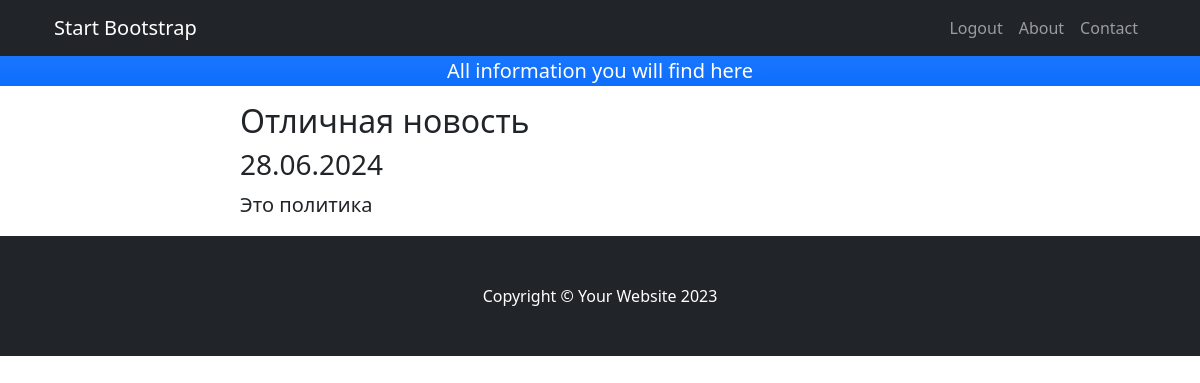
Screenshot of /news/1 with the database file from the repository.
### news/models.py (models this page shows, shortened)
class Post(models.Model):
    author = models.ForeignKey(Author, on_delete=models.CASCADE)
    post_kind = models.CharField(max_length=1, choices=KIND_DICT)
    created_at = models.DateTimeField(auto_now_add=True)
    category = models.ManyToManyField(Category, through="PostCategory")
    title = models.TextField()
    text = models.TextField()
    rating = models.IntegerField(default=0)

### news/views.py (the view)
# urls.py: path('<int:pk>', PostDetail.as_view()),
class PostDetail(DetailView):
    model = Post
    template_name = 'post.html'
    context_object_name = 'post'
    def get_object(self, *args, **kwargs):
        obj = cache.get(f'product-{self.kwargs["pk"]}', None)
        if not obj:
            obj = super().get_object(queryset=self.queryset)
            cache.set(f'product-{self.kwargs["pk"]}', obj)
        return obj

### news/templatetags/custom_filters.py (called while the page is built)
@register.filter()
def censor(value):
    result = []
    if value and isinstance(value, str):
        for word in value.split():
            if word[-1] in signs:
                result.append(word[0] + '*' * (len(word) - 2) + word[-1]) if word[:-1].lower() in words_to_change\
                    else result.append(word)
            elif word[0] in signs_2:
                result.append(word[0] + word[1] + ('*' * (len(word) - 3)) + word[-1]) if word[1:-1].lower() in words_to_change\
                    else result.append(word)
            else:
                result.append(word[0] + '*' * (len(word) - 1)) if word.lower() in words_to_change else result.append(word)
        return ' '.join(result)
    else:
        raise TypeError

### templates/post.html (shortened to what this page needs)
{% extends 'flatpages/default.html' %}
{% block load %}
    {% load static %}
    {% load custom_filters %}
    {% load cache %}
    <link href="{% static 'css/styles.css' %}" rel="stylesheet" />
{% endblock load %}
{% block content %}
    {% cache 300 nav_header %}
        <nav class="navbar navbar-expand-lg navbar-dark bg-dark fixed-top" id="mainNav">
            <div class="container px-4">
                <a class="navbar-brand" href="#page-top">Start Bootstrap</a>
                <div class="collapse navbar-collapse" id="navbarResponsive">
                    <ul class="navbar-nav ms-auto">
                        <li class="nav-item"><a class="nav-link" href="news/logout/">Logout</a></li>
                        <li class="nav-item"><a class="nav-link" href="#about">About</a></li>
                        <li class="nav-item"><a class="nav-link" href="#contact">Contact</a></li>
                    </ul>
                </div>
            </div>
        </nav>
        <header class="bg-primary bg-gradient text-white">
            <div class="container px-4 text-center">
                <h1 class="fw-bolder">Welcome Post information</h1>
                <p class="lead">All information you will find here</p>
            </div>
        </header>
    {% endcache %}
        <section id="about">
            {% if post %}
                <div class="container px-4">
                    <div class="row gx-4 justify-content-center">
                        <div class="col-lg-8">
                            <h2>{{ post.title|censor }}</h2>
                            <h3>{{ post.created_at|date:'d.m.Y'  }}</h3>
                            <p class="lead">{{ post.text|censor }}</p>
                        </div>
                    </div>
                </div>
            {% endif %}
        </section>
    {% cache 300 footer%}
        <footer class="py-5 bg-dark">
            <div class="container px-4"><p class="m-0 text-center text-white">Copyright &copy; Your Website 2023</p></div>
        </footer>
    {% endcache %}
{% endblock content %}

### rows the page displays
Post: title|censor "Отличная новость", created_at "28.06.2024", text|censor "Это политика"
